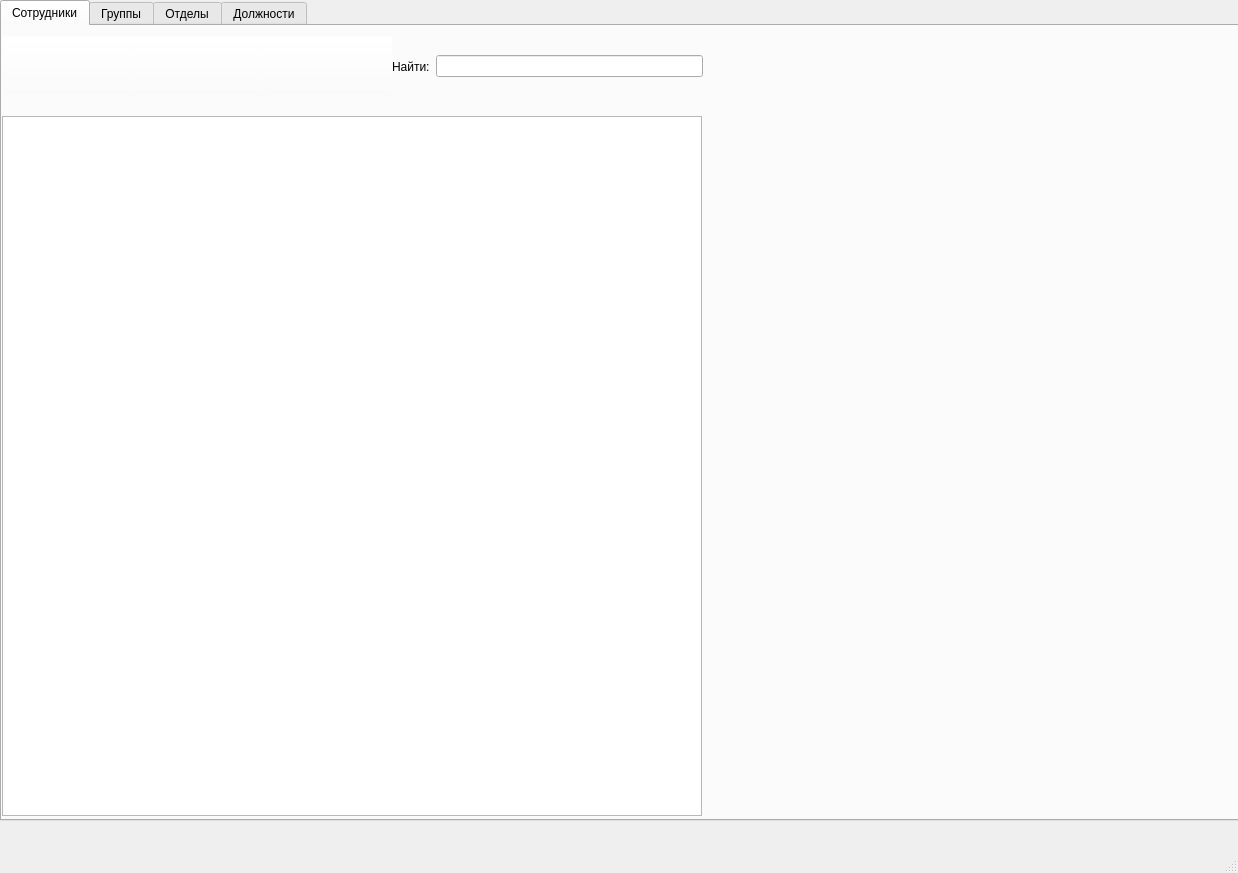
<?xml version="1.0" encoding="UTF-8"?>
<ui version="4.0">
 <class>MainWindow</class>
 <widget class="QMainWindow" name="MainWindow">
  <property name="geometry">
   <rect>
    <x>0</x>
    <y>0</y>
    <width>1238</width>
    <height>873</height>
   </rect>
  </property>
  <property name="windowTitle">
   <string>MainWindow</string>
  </property>
  <widget class="QWidget" name="centralwidget">
   <widget class="QTabWidget" name="tabWidget">
    <property name="geometry">
     <rect>
      <x>0</x>
      <y>0</y>
      <width>1241</width>
      <height>821</height>
     </rect>
    </property>
    <property name="currentIndex">
     <number>0</number>
    </property>
    <widget class="QWidget" name="tab_1">
     <attribute name="title">
      <string>Сотрудники</string>
     </attribute>
     <widget class="QPushButton" name="addemployee">
      <property name="geometry">
       <rect>
        <x>0</x>
        <y>10</y>
        <width>131</width>
        <height>61</height>
       </rect>
      </property>
      <property name="toolTip">
       <string>&lt;html&gt;&lt;head/&gt;&lt;body&gt;&lt;p align=&quot;center&quot;&gt;&lt;span style=&quot; font-size:10pt;&quot;&gt;Добавить&lt;/span&gt;&lt;/p&gt;&lt;/body&gt;&lt;/html&gt;</string>
      </property>
      <property name="whatsThis">
       <string>&lt;html&gt;&lt;head/&gt;&lt;body&gt;&lt;p&gt;&lt;br/&gt;&lt;/p&gt;&lt;/body&gt;&lt;/html&gt;</string>
      </property>
      <property name="styleSheet">
       <string notr="true">background-color: rgb(255, 255, 255, 0);</string>
      </property>
      <property name="text">
       <string/>
      </property>
      <property name="icon">
       <iconset>
        <normaloff>../../Desktop/plus.png</normaloff>../../Desktop/plus.png</iconset>
      </property>
      <property name="iconSize">
       <size>
        <width>50</width>
        <height>50</height>
       </size>
      </property>
     </widget>
     <widget class="QPushButton" name="editemployee">
      <property name="geometry">
       <rect>
        <x>130</x>
        <y>10</y>
        <width>131</width>
        <height>61</height>
       </rect>
      </property>
      <property name="toolTip">
       <string>&lt;html&gt;&lt;head/&gt;&lt;body&gt;&lt;p align=&quot;center&quot;&gt;Выберите элемент для редактирования&lt;/p&gt;&lt;/body&gt;&lt;/html&gt;</string>
      </property>
      <property name="styleSheet">
       <string notr="true">background-color: rgb(255, 255, 255, 0);</string>
      </property>
      <property name="text">
       <string/>
      </property>
      <property name="icon">
       <iconset>
        <normaloff>../../Desktop/pngwing.com.png</normaloff>../../Desktop/pngwing.com.png</iconset>
      </property>
      <property name="iconSize">
       <size>
        <width>50</width>
        <height>50</height>
       </size>
      </property>
     </widget>
     <widget class="QPushButton" name="deleteemployee">
      <property name="geometry">
       <rect>
        <x>260</x>
        <y>10</y>
        <width>131</width>
        <height>61</height>
       </rect>
      </property>
      <property name="mouseTracking">
       <bool>false</bool>
      </property>
      <property name="focusPolicy">
       <enum>Qt::StrongFocus</enum>
      </property>
      <property name="toolTip">
       <string>&lt;html&gt;&lt;head/&gt;&lt;body&gt;&lt;p align=&quot;center&quot;&gt;&lt;span style=&quot; font-size:10pt;&quot;&gt;Удалить&lt;/span&gt;&lt;/p&gt;&lt;/body&gt;&lt;/html&gt;</string>
      </property>
      <property name="styleSheet">
       <string notr="true">background-color: rgb(255, 255, 255, 0);</string>
      </property>
      <property name="text">
       <string/>
      </property>
      <property name="icon">
       <iconset>
        <normaloff>../../Desktop/minus.png</normaloff>../../Desktop/minus.png</iconset>
      </property>
      <property name="iconSize">
       <size>
        <width>50</width>
        <height>50</height>
       </size>
      </property>
      <property name="checkable">
       <bool>false</bool>
      </property>
      <property name="flat">
       <bool>false</bool>
      </property>
     </widget>
     <widget class="QTableWidget" name="tableemp">
      <property name="enabled">
       <bool>true</bool>
      </property>
      <property name="geometry">
       <rect>
        <x>0</x>
        <y>90</y>
        <width>700</width>
        <height>700</height>
       </rect>
      </property>
      <property name="verticalScrollBarPolicy">
       <enum>Qt::ScrollBarAlwaysOff</enum>
      </property>
      <property name="editTriggers">
       <set>QAbstractItemView::NoEditTriggers</set>
      </property>
      <property name="dragEnabled">
       <bool>false</bool>
      </property>
      <property name="dragDropOverwriteMode">
       <bool>false</bool>
      </property>
      <property name="alternatingRowColors">
       <bool>false</bool>
      </property>
      <property name="selectionMode">
       <enum>QAbstractItemView::ContiguousSelection</enum>
      </property>
      <property name="selectionBehavior">
       <enum>QAbstractItemView::SelectRows</enum>
      </property>
      <property name="textElideMode">
       <enum>Qt::ElideNone</enum>
      </property>
      <property name="showGrid">
       <bool>false</bool>
      </property>
      <property name="gridStyle">
       <enum>Qt::NoPen</enum>
      </property>
      <property name="sortingEnabled">
       <bool>true</bool>
      </property>
      <property name="wordWrap">
       <bool>false</bool>
      </property>
      <property name="cornerButtonEnabled">
       <bool>false</bool>
      </property>
     </widget>
     <widget class="QLabel" name="picture">
      <property name="geometry">
       <rect>
        <x>710</x>
        <y>100</y>
        <width>350</width>
        <height>450</height>
       </rect>
      </property>
      <property name="minimumSize">
       <size>
        <width>100</width>
        <height>100</height>
       </size>
      </property>
      <property name="maximumSize">
       <size>
        <width>1920</width>
        <height>1080</height>
       </size>
      </property>
      <property name="sizeIncrement">
       <size>
        <width>1920</width>
        <height>1080</height>
       </size>
      </property>
      <property name="baseSize">
       <size>
        <width>1920</width>
        <height>1080</height>
       </size>
      </property>
      <property name="text">
       <string/>
      </property>
     </widget>
     <widget class="QWidget" name="layoutWidget">
      <property name="geometry">
       <rect>
        <x>390</x>
        <y>0</y>
        <width>311</width>
        <height>81</height>
       </rect>
      </property>
      <layout class="QHBoxLayout" name="horizontalLayout">
       <item>
        <widget class="QLabel" name="label_16">
         <property name="text">
          <string>Найти:</string>
         </property>
        </widget>
       </item>
       <item>
        <widget class="QLineEdit" name="search_line"/>
       </item>
      </layout>
     </widget>
    </widget>
    <widget class="QWidget" name="tab_2">
     <attribute name="title">
      <string>Группы</string>
     </attribute>
     <widget class="QTableWidget" name="tablegroup">
      <property name="geometry">
       <rect>
        <x>0</x>
        <y>90</y>
        <width>700</width>
        <height>700</height>
       </rect>
      </property>
      <property name="editTriggers">
       <set>QAbstractItemView::NoEditTriggers</set>
      </property>
      <property name="selectionBehavior">
       <enum>QAbstractItemView::SelectRows</enum>
      </property>
     </widget>
     <widget class="QPushButton" name="addgroup">
      <property name="geometry">
       <rect>
        <x>0</x>
        <y>10</y>
        <width>131</width>
        <height>61</height>
       </rect>
      </property>
      <property name="toolTip">
       <string>&lt;html&gt;&lt;head/&gt;&lt;body&gt;&lt;p align=&quot;center&quot;&gt;&lt;span style=&quot; font-size:10pt;&quot;&gt;Добавить&lt;/span&gt;&lt;/p&gt;&lt;/body&gt;&lt;/html&gt;</string>
      </property>
      <property name="whatsThis">
       <string>&lt;html&gt;&lt;head/&gt;&lt;body&gt;&lt;p&gt;&lt;br/&gt;&lt;/p&gt;&lt;/body&gt;&lt;/html&gt;</string>
      </property>
      <property name="styleSheet">
       <string notr="true">background-color: rgb(255, 255, 255, 0);</string>
      </property>
      <property name="text">
       <string/>
      </property>
      <property name="icon">
       <iconset>
        <normaloff>../../Desktop/plus.png</normaloff>../../Desktop/plus.png</iconset>
      </property>
      <property name="iconSize">
       <size>
        <width>50</width>
        <height>50</height>
       </size>
      </property>
     </widget>
     <widget class="QPushButton" name="editgroup">
      <property name="geometry">
       <rect>
        <x>130</x>
        <y>10</y>
        <width>131</width>
        <height>61</height>
       </rect>
      </property>
      <property name="toolTip">
       <string>&lt;html&gt;&lt;head/&gt;&lt;body&gt;&lt;p align=&quot;center&quot;&gt;Выберите элемент для редактирования&lt;/p&gt;&lt;/body&gt;&lt;/html&gt;</string>
      </property>
      <property name="styleSheet">
       <string notr="true">background-color: rgb(255, 255, 255, 0);</string>
      </property>
      <property name="text">
       <string/>
      </property>
      <property name="icon">
       <iconset>
        <normaloff>../../Desktop/pngwing.com.png</normaloff>../../Desktop/pngwing.com.png</iconset>
      </property>
      <property name="iconSize">
       <size>
        <width>50</width>
        <height>50</height>
       </size>
      </property>
     </widget>
     <widget class="QPushButton" name="deletegroup">
      <property name="geometry">
       <rect>
        <x>260</x>
        <y>10</y>
        <width>131</width>
        <height>61</height>
       </rect>
      </property>
      <property name="toolTip">
       <string>&lt;html&gt;&lt;head/&gt;&lt;body&gt;&lt;p align=&quot;center&quot;&gt;&lt;span style=&quot; font-size:10pt;&quot;&gt;Удалить&lt;/span&gt;&lt;/p&gt;&lt;/body&gt;&lt;/html&gt;</string>
      </property>
      <property name="styleSheet">
       <string notr="true">background-color: rgb(255, 255, 255, 0);</string>
      </property>
      <property name="text">
       <string/>
      </property>
      <property name="icon">
       <iconset>
        <normaloff>../../Desktop/minus.png</normaloff>../../Desktop/minus.png</iconset>
      </property>
      <property name="iconSize">
       <size>
        <width>50</width>
        <height>50</height>
       </size>
      </property>
     </widget>
     <widget class="QWidget" name="layoutWidget">
      <property name="geometry">
       <rect>
        <x>390</x>
        <y>0</y>
        <width>311</width>
        <height>81</height>
       </rect>
      </property>
      <layout class="QHBoxLayout" name="horizontalLayout_45">
       <item>
        <widget class="QLabel" name="label_32">
         <property name="text">
          <string>Найти:</string>
         </property>
        </widget>
       </item>
       <item>
        <widget class="QLineEdit" name="search_line_group"/>
       </item>
      </layout>
     </widget>
    </widget>
    <widget class="QWidget" name="tab_3">
     <attribute name="title">
      <string>Отделы</string>
     </attribute>
     <widget class="QTableWidget" name="tabledep">
      <property name="geometry">
       <rect>
        <x>0</x>
        <y>90</y>
        <width>700</width>
        <height>700</height>
       </rect>
      </property>
      <property name="editTriggers">
       <set>QAbstractItemView::NoEditTriggers</set>
      </property>
      <property name="selectionBehavior">
       <enum>QAbstractItemView::SelectRows</enum>
      </property>
     </widget>
     <widget class="QPushButton" name="deletedep">
      <property name="geometry">
       <rect>
        <x>260</x>
        <y>10</y>
        <width>131</width>
        <height>61</height>
       </rect>
      </property>
      <property name="toolTip">
       <string>&lt;html&gt;&lt;head/&gt;&lt;body&gt;&lt;p align=&quot;center&quot;&gt;&lt;span style=&quot; font-size:10pt;&quot;&gt;Удалить&lt;/span&gt;&lt;/p&gt;&lt;/body&gt;&lt;/html&gt;</string>
      </property>
      <property name="styleSheet">
       <string notr="true">background-color: rgb(255, 255, 255, 0);</string>
      </property>
      <property name="text">
       <string/>
      </property>
      <property name="icon">
       <iconset>
        <normaloff>../../Desktop/minus.png</normaloff>../../Desktop/minus.png</iconset>
      </property>
      <property name="iconSize">
       <size>
        <width>50</width>
        <height>50</height>
       </size>
      </property>
     </widget>
     <widget class="QPushButton" name="adddep">
      <property name="geometry">
       <rect>
        <x>0</x>
        <y>10</y>
        <width>131</width>
        <height>61</height>
       </rect>
      </property>
      <property name="toolTip">
       <string>&lt;html&gt;&lt;head/&gt;&lt;body&gt;&lt;p align=&quot;center&quot;&gt;&lt;span style=&quot; font-size:10pt;&quot;&gt;Добавить&lt;/span&gt;&lt;/p&gt;&lt;/body&gt;&lt;/html&gt;</string>
      </property>
      <property name="whatsThis">
       <string>&lt;html&gt;&lt;head/&gt;&lt;body&gt;&lt;p&gt;&lt;br/&gt;&lt;/p&gt;&lt;/body&gt;&lt;/html&gt;</string>
      </property>
      <property name="styleSheet">
       <string notr="true">background-color: rgb(255, 255, 255, 0);</string>
      </property>
      <property name="text">
       <string/>
      </property>
      <property name="icon">
       <iconset>
        <normaloff>../../Desktop/plus.png</normaloff>../../Desktop/plus.png</iconset>
      </property>
      <property name="iconSize">
       <size>
        <width>50</width>
        <height>50</height>
       </size>
      </property>
     </widget>
     <widget class="QPushButton" name="editdep">
      <property name="geometry">
       <rect>
        <x>130</x>
        <y>10</y>
        <width>131</width>
        <height>61</height>
       </rect>
      </property>
      <property name="toolTip">
       <string>&lt;html&gt;&lt;head/&gt;&lt;body&gt;&lt;p align=&quot;center&quot;&gt;Выберите элемент для редактирования&lt;/p&gt;&lt;/body&gt;&lt;/html&gt;</string>
      </property>
      <property name="styleSheet">
       <string notr="true">background-color: rgb(255, 255, 255, 0);</string>
      </property>
      <property name="text">
       <string/>
      </property>
      <property name="icon">
       <iconset>
        <normaloff>../../Desktop/pngwing.com.png</normaloff>../../Desktop/pngwing.com.png</iconset>
      </property>
      <property name="iconSize">
       <size>
        <width>50</width>
        <height>50</height>
       </size>
      </property>
     </widget>
     <widget class="QWidget" name="layoutWidget">
      <property name="geometry">
       <rect>
        <x>390</x>
        <y>0</y>
        <width>311</width>
        <height>81</height>
       </rect>
      </property>
      <layout class="QHBoxLayout" name="horizontalLayout_54">
       <item>
        <widget class="QLabel" name="label_38">
         <property name="text">
          <string>Найти:</string>
         </property>
        </widget>
       </item>
       <item>
        <widget class="QLineEdit" name="search_line_dep"/>
       </item>
      </layout>
     </widget>
    </widget>
    <widget class="QWidget" name="tab_4">
     <attribute name="title">
      <string>Должности</string>
     </attribute>
     <widget class="QTableWidget" name="tablepos">
      <property name="geometry">
       <rect>
        <x>0</x>
        <y>90</y>
        <width>700</width>
        <height>700</height>
       </rect>
      </property>
      <property name="editTriggers">
       <set>QAbstractItemView::NoEditTriggers</set>
      </property>
      <property name="selectionBehavior">
       <enum>QAbstractItemView::SelectRows</enum>
      </property>
     </widget>
     <widget class="QPushButton" name="deletepos">
      <property name="geometry">
       <rect>
        <x>260</x>
        <y>10</y>
        <width>131</width>
        <height>61</height>
       </rect>
      </property>
      <property name="toolTip">
       <string>&lt;html&gt;&lt;head/&gt;&lt;body&gt;&lt;p align=&quot;center&quot;&gt;&lt;span style=&quot; font-size:10pt;&quot;&gt;Удалить&lt;/span&gt;&lt;/p&gt;&lt;/body&gt;&lt;/html&gt;</string>
      </property>
      <property name="styleSheet">
       <string notr="true">background-color: rgb(255, 255, 255, 0);</string>
      </property>
      <property name="text">
       <string/>
      </property>
      <property name="icon">
       <iconset>
        <normaloff>../../Desktop/minus.png</normaloff>../../Desktop/minus.png</iconset>
      </property>
      <property name="iconSize">
       <size>
        <width>50</width>
        <height>50</height>
       </size>
      </property>
     </widget>
     <widget class="QPushButton" name="addpos">
      <property name="geometry">
       <rect>
        <x>0</x>
        <y>10</y>
        <width>131</width>
        <height>61</height>
       </rect>
      </property>
      <property name="toolTip">
       <string>&lt;html&gt;&lt;head/&gt;&lt;body&gt;&lt;p align=&quot;center&quot;&gt;&lt;span style=&quot; font-size:10pt;&quot;&gt;Добавить&lt;/span&gt;&lt;/p&gt;&lt;/body&gt;&lt;/html&gt;</string>
      </property>
      <property name="whatsThis">
       <string>&lt;html&gt;&lt;head/&gt;&lt;body&gt;&lt;p&gt;&lt;br/&gt;&lt;/p&gt;&lt;/body&gt;&lt;/html&gt;</string>
      </property>
      <property name="styleSheet">
       <string notr="true">background-color: rgb(255, 255, 255, 0);</string>
      </property>
      <property name="text">
       <string/>
      </property>
      <property name="icon">
       <iconset>
        <normaloff>../../Desktop/plus.png</normaloff>../../Desktop/plus.png</iconset>
      </property>
      <property name="iconSize">
       <size>
        <width>50</width>
        <height>50</height>
       </size>
      </property>
     </widget>
     <widget class="QPushButton" name="editpos">
      <property name="geometry">
       <rect>
        <x>130</x>
        <y>10</y>
        <width>131</width>
        <height>61</height>
       </rect>
      </property>
      <property name="toolTip">
       <string>&lt;html&gt;&lt;head/&gt;&lt;body&gt;&lt;p align=&quot;center&quot;&gt;Выберите элемент для редактирования&lt;/p&gt;&lt;/body&gt;&lt;/html&gt;</string>
      </property>
      <property name="styleSheet">
       <string notr="true">background-color: rgb(255, 255, 255, 0);</string>
      </property>
      <property name="text">
       <string/>
      </property>
      <property name="icon">
       <iconset>
        <normaloff>../../Desktop/pngwing.com.png</normaloff>../../Desktop/pngwing.com.png</iconset>
      </property>
      <property name="iconSize">
       <size>
        <width>50</width>
        <height>50</height>
       </size>
      </property>
     </widget>
     <widget class="QWidget" name="layoutWidget">
      <property name="geometry">
       <rect>
        <x>390</x>
        <y>0</y>
        <width>311</width>
        <height>81</height>
       </rect>
      </property>
      <layout class="QHBoxLayout" name="horizontalLayout_57">
       <item>
        <widget class="QLabel" name="label_40">
         <property name="text">
          <string>Найти:</string>
         </property>
        </widget>
       </item>
       <item>
        <widget class="QLineEdit" name="search_line_pos"/>
       </item>
      </layout>
     </widget>
    </widget>
   </widget>
  </widget>
  <widget class="QMenuBar" name="menubar">
   <property name="geometry">
    <rect>
     <x>0</x>
     <y>0</y>
     <width>1238</width>
     <height>26</height>
    </rect>
   </property>
  </widget>
  <widget class="QStatusBar" name="statusbar"/>
  <action name="action_5">
   <property name="text">
    <string>Шрифт</string>
   </property>
  </action>
  <action name="action_6">
   <property name="text">
    <string>Избранное</string>
   </property>
  </action>
  <action name="action_2">
   <property name="text">
    <string>Обычная</string>
   </property>
  </action>
  <action name="action_3">
   <property name="text">
    <string>Темная</string>
   </property>
  </action>
 </widget>
 <resources/>
 <connections/>
</ui>
